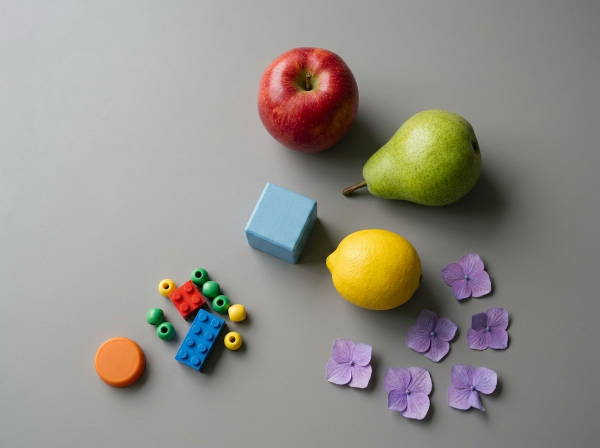
#> input picture M1_1/Imagem1.png, 1200 x 896 px (shown at 1/2 size)
$ python Lab_m1_1.py
#> lines starting #> are read from the running program, lines starting #| are printed output that depends on the picture
import cv2 as cv
import numpy as np
import os
import sys


def carregar_imagem(caminho):
    """Carrega a imagem preservando a quantidade original de canais."""
#> called with caminho = 'Imagem1.png'
    img = cv.imread(caminho, cv.IMREAD_UNCHANGED)
#> img is the input picture: shape (896, 1200, 3); mean B, G, R 137.2, 143.4, 147.2

    if img is None:
        print(f"Erro: Falha na leitura da imagem '{caminho}'.")
        return None

    return img


def quantidade_canais(img):
    if len(img.shape) == 2:
        return 1
    return img.shape[2]


def inspecionar_imagem(img):
    """Inspeção manual das intensidades da imagem."""
    altura = img.shape[0]
#> altura = 896
    largura = img.shape[1]
#> largura = 1200
    canais = quantidade_canais(img)
#> canais = 3
    quantidade_pixels = altura * largura
#> quantidade_pixels = 1075200

    print("\n--- INSPEÇÃO DA IMAGEM ---")
    print(f"Largura: {largura}")
#| Largura: 1200
    print(f"Altura: {altura}")
#| Altura: 896
    print(f"Número de canais: {canais}")
#| Número de canais: 3
    print(f"Tipo: {img.dtype}")
#| Tipo: uint8
    print(f"Quantidade de pixels: {quantidade_pixels}")
#| Quantidade de pixels: 1075200

    if canais == 1:
        minimo = 255
        maximo = 0
        soma = 0

        for i in range(altura):
            for j in range(largura):
                valor = int(img[i, j])

                if valor < minimo:
                    minimo = valor

                if valor > maximo:
                    maximo = valor

                soma += valor

        media = soma / quantidade_pixels

        print(f"Valor mínimo: {minimo}")
        print(f"Valor máximo: {maximo}")
        print(f"Média das intensidades: {media:.2f}")

    elif canais == 3:
        minimos = [255, 255, 255]
        maximos = [0, 0, 0]
        somas = [0, 0, 0]

        for i in range(altura):
            for j in range(largura):
                for canal in range(3):
                    valor = int(img[i, j, canal])

                    if valor < minimos[canal]:
                        minimos[canal] = valor

                    if valor > maximos[canal]:
                        maximos[canal] = valor

                    somas[canal] += valor
#> after the loop, maximos = [255, 248, 255]; minimos = [0, 0, 0]; somas = [147510587, 154229288, 158295950]

        nomes = ["Azul", "Verde", "Vermelho"]

        for canal in range(3):
            media = somas[canal] / quantidade_pixels
            print(
                f"{nomes[canal]} -> mínimo: {minimos[canal]}, "
                f"máximo: {maximos[canal]}, média: {media:.2f}"
            )
#> this loop made 3 passes
#> media on passes 1 to 3: 137.2, 143.4, 147.2
#| Azul -> mínimo: 0, máximo: 255, média: 137.19
#| Verde -> mínimo: 0, máximo: 248, média: 143.44
#| Vermelho -> mínimo: 0, máximo: 255, média: 147.22

        minimo_global = min(minimos)
#> minimo_global = 0
        maximo_global = max(maximos)
#> maximo_global = 255
        media_global = sum(somas) / (quantidade_pixels * 3)
#> media_global = 142.6

        print(f"Valor mínimo global: {minimo_global}")
#| Valor mínimo global: 0
        print(f"Valor máximo global: {maximo_global}")
#| Valor máximo global: 255
        print(f"Média global das intensidades: {media_global:.2f}")
#| Média global das intensidades: 142.62

    else:
        print("Aviso: inspeção detalhada implementada para imagens de 1 ou 3 canais.")


def copiar_imagem_manual(img):
    """Cria uma cópia percorrendo todos os pixels manualmente."""
    altura = img.shape[0]
#> altura = 896
    largura = img.shape[1]
#> largura = 1200
    canais = quantidade_canais(img)
#> canais = 3

    if canais == 1:
        copia = np.zeros((altura, largura), dtype=img.dtype)

        for i in range(altura):
            for j in range(largura):
                copia[i, j] = img[i, j]

    elif canais == 3:
        copia = np.zeros((altura, largura, 3), dtype=img.dtype)

        for i in range(altura):
            for j in range(largura):
                for canal in range(3):
                    copia[i, j, canal] = img[i, j, canal]

    else:
        raise ValueError("A cópia manual está preparada para imagens de 1 ou 3 canais.")

    return copia


def separar_canais_manual(img):
    """Separa B, G e R manualmente, preservando somente um canal por saída."""
    if quantidade_canais(img) != 3:
        raise ValueError("A separação de canais exige uma imagem colorida com 3 canais.")

    altura, largura, _ = img.shape
#> altura = 896; largura = 1200

    canal_b = np.zeros((altura, largura, 3), dtype=np.uint8)
    canal_g = np.zeros((altura, largura, 3), dtype=np.uint8)
    canal_r = np.zeros((altura, largura, 3), dtype=np.uint8)

    for i in range(altura):
        for j in range(largura):
            b = int(img[i, j, 0])
            g = int(img[i, j, 1])
            r = int(img[i, j, 2])

            canal_b[i, j, 0] = b
            canal_g[i, j, 1] = g
            canal_r[i, j, 2] = r
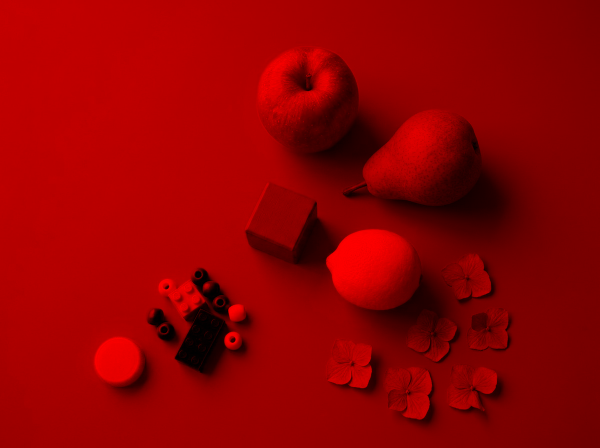
#> canal_r: shape (896, 1200, 3) (shown at 1/2 size); mean B, G, R 0, 0, 147.2

    return canal_b, canal_g, canal_r


def cinza_media_simples(img):
    """Conversão manual para cinza usando (R + G + B) / 3."""
    if quantidade_canais(img) != 3:
        raise ValueError("A conversão para cinza exige uma imagem colorida com 3 canais.")

    altura, largura, _ = img.shape
#> altura = 896; largura = 1200
    resultado = np.zeros((altura, largura), dtype=np.uint8)

    for i in range(altura):
        for j in range(largura):
            b = int(img[i, j, 0])
            g = int(img[i, j, 1])
            r = int(img[i, j, 2])

            valor = round((r + g + b) / 3)
            resultado[i, j] = valor

    return resultado


def cinza_media_ponderada(img):
    """Conversão manual usando 0,299R + 0,587G + 0,114B."""
    if quantidade_canais(img) != 3:
        raise ValueError("A conversão para cinza exige uma imagem colorida com 3 canais.")

    altura, largura, _ = img.shape
#> altura = 896; largura = 1200
    resultado = np.zeros((altura, largura), dtype=np.uint8)

    for i in range(altura):
        for j in range(largura):
            b = int(img[i, j, 0])
            g = int(img[i, j, 1])
            r = int(img[i, j, 2])

            valor = round(0.299 * r + 0.587 * g + 0.114 * b)

            if valor < 0:
                valor = 0
            elif valor > 255:
                valor = 255

            resultado[i, j] = valor

    return resultado


def quantizar_manual(img_cinza, niveis):
    """Quantização uniforme manual para 16, 8, 4 ou 2 níveis."""
    if len(img_cinza.shape) != 2:
        raise ValueError("A quantização exige uma imagem em níveis de cinza.")

    if niveis not in (16, 8, 4, 2):
        raise ValueError("Quantidade de níveis inválida. Use 16, 8, 4 ou 2.")

    altura, largura = img_cinza.shape
    resultado = np.zeros((altura, largura), dtype=np.uint8)

    tamanho_faixa = 256.0 / niveis

    for i in range(altura):
        for j in range(largura):
            valor = int(img_cinza[i, j])

            indice = int(valor / tamanho_faixa)

            if indice >= niveis:
                indice = niveis - 1

            if niveis == 1:
                novo_valor = 0
            else:
                novo_valor = round(indice * 255 / (niveis - 1))

            if novo_valor < 0:
                novo_valor = 0
            elif novo_valor > 255:
                novo_valor = 255

            resultado[i, j] = novo_valor

    return resultado


def contar_niveis(img):
    """Conta manualmente quantos valores diferentes aparecem em uma imagem cinza."""
    presentes = [False] * 256
    altura, largura = img.shape

    for i in range(altura):
        for j in range(largura):
            presentes[int(img[i, j])] = True

    quantidade = 0

    for valor in presentes:
        if valor:
            quantidade += 1

    return quantidade


def executar_testes_minimos():
    """Executa os testes obrigatórios com casos pequenos e previsíveis."""
    pasta = os.path.join("saidas", "testes")
    os.makedirs(pasta, exist_ok=True)

    imagem_teste = carregar_imagem("Imagem3.png")

    if imagem_teste is None:
        print("Aviso: Imagem3.png não encontrada; testes com imagem 2x2 não foram executados.")
        return

    if quantidade_canais(imagem_teste) != 3:
        print("Aviso: Imagem3.png precisa possuir 3 canais para os testes.")
        return

    # 1. Cópia exata dos pixels.
    copia = copiar_imagem_manual(imagem_teste)

    if np.array_equal(imagem_teste, copia):
        print("Teste cópia manual: OK")
    else:
        print("Teste cópia manual: FALHOU")

    cv.imwrite(os.path.join(pasta, "teste_copia.png"), copia)

    # 2. Ordem dos canais.
    b, g, r = separar_canais_manual(imagem_teste)
    cv.imwrite(os.path.join(pasta, "teste_canal_b.png"), b)
    cv.imwrite(os.path.join(pasta, "teste_canal_g.png"), g)
    cv.imwrite(os.path.join(pasta, "teste_canal_r.png"), r)
    print("Teste separação de canais: saídas geradas")

    # 3. Duas versões em níveis de cinza.
    simples = cinza_media_simples(imagem_teste)
    ponderada = cinza_media_ponderada(imagem_teste)

    cv.imwrite(os.path.join(pasta, "teste_gray_average.png"), simples)
    cv.imwrite(os.path.join(pasta, "teste_gray_weighted.png"), ponderada)
    print("Teste conversões para cinza: saídas geradas")

    # 4 e 5. Quantidade de níveis e valores próximos aos limites.
    rampa = np.array([
        [0, 1, 15, 16, 31, 32, 63, 64],
        [95, 96, 127, 128, 191, 192, 254, 255]
    ], dtype=np.uint8)

    for niveis in (16, 8, 4, 2):
        quantizada = quantizar_manual(rampa, niveis)
        quantidade = contar_niveis(quantizada)

        cv.imwrite(
            os.path.join(pasta, f"teste_quant_{niveis}.png"),
            quantizada
        )

        if quantidade <= niveis:
            print(f"Teste quantização {niveis} níveis: OK ({quantidade} níveis presentes)")
        else:
            print(f"Teste quantização {niveis} níveis: FALHOU")


def main():
    pasta_saida = "saidas"
    os.makedirs(pasta_saida, exist_ok=True)

    # Permite trocar a imagem sem alterar o código:
    # python Lab_m1_1.py Imagem2.png
    nome_imagem = sys.argv[1] if len(sys.argv) > 1 else "Imagem1.png"

    img = carregar_imagem(nome_imagem)

    if img is None:
        return

    inspecionar_imagem(img)

    if quantidade_canais(img) != 3:
        print("\nErro: As operações principais do M1.1 exigem uma imagem colorida de 3 canais.")
        return

    print("\n1. Gerando cópia manual...")
    copia = copiar_imagem_manual(img)
    cv.imwrite(f"{pasta_saida}/copy.png", copia)

    print("2. Separando canais manualmente...")
    canal_b, canal_g, canal_r = separar_canais_manual(img)
    cv.imwrite(f"{pasta_saida}/channel_b.png", canal_b)
    cv.imwrite(f"{pasta_saida}/channel_g.png", canal_g)
    cv.imwrite(f"{pasta_saida}/channel_r.png", canal_r)

    print("3. Convertendo para níveis de cinza...")
    gray_average = cinza_media_simples(img)
    gray_weighted = cinza_media_ponderada(img)

    cv.imwrite(f"{pasta_saida}/gray_average.png", gray_average)
    cv.imwrite(f"{pasta_saida}/gray_weighted.png", gray_weighted)

    print("4. Quantizando a imagem em cinza ponderado...")

    for niveis in (16, 8, 4, 2):
        quantizada = quantizar_manual(gray_weighted, niveis)
        cv.imwrite(f"{pasta_saida}/quant_{niveis}.png", quantizada)

    print("5. Executando os testes mínimos...")
    executar_testes_minimos()
#> call 2 of carregar_imagem, with caminho = 'Imagem3.png'
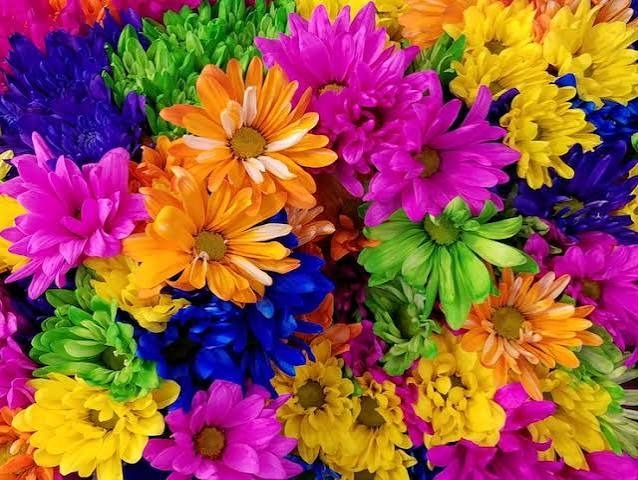
#> input picture Imagem3.png, 638 x 480 px, found by its file name
#> in carregar_imagem, img is the input picture: shape (480, 638, 3); mean B, G, R 72.8, 84.7, 151.4
#> after the loop in separar_canais_manual (call 2), `for i in range(altura):`:
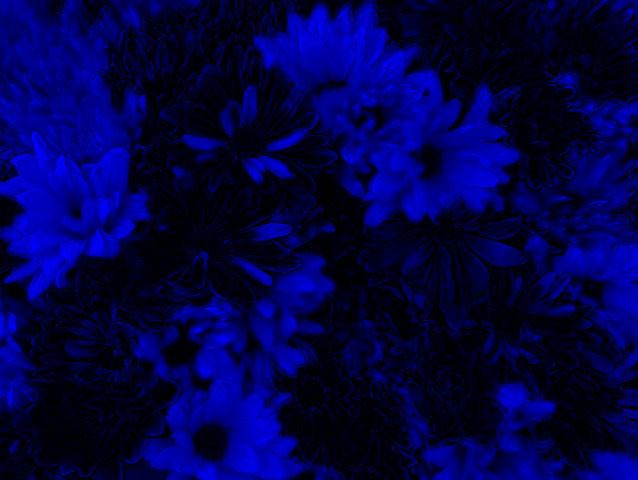
#> canal_b: shape (480, 638, 3); mean B, G, R 72.8, 0, 0
#> after the loop in separar_canais_manual (call 2), `for i in range(altura):`:
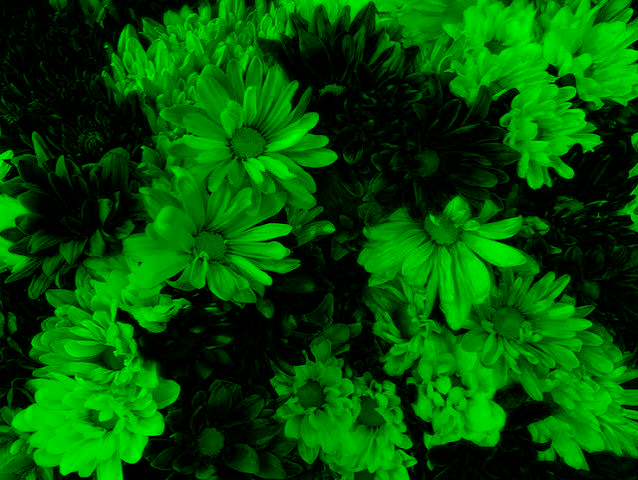
#> canal_g: shape (480, 638, 3); mean B, G, R 0, 84.7, 0
#> after the loop in separar_canais_manual (call 2), `for i in range(altura):`:
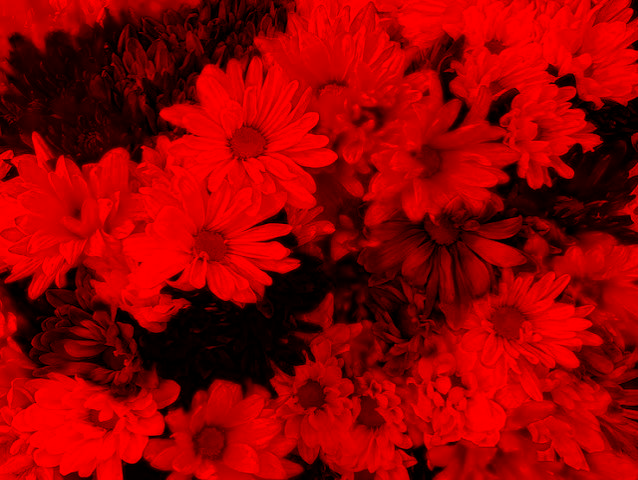
#> canal_r: shape (480, 638, 3); mean B, G, R 0, 0, 151.4
#> after the loop in cinza_media_simples (call 2), `for i in range(altura):`:
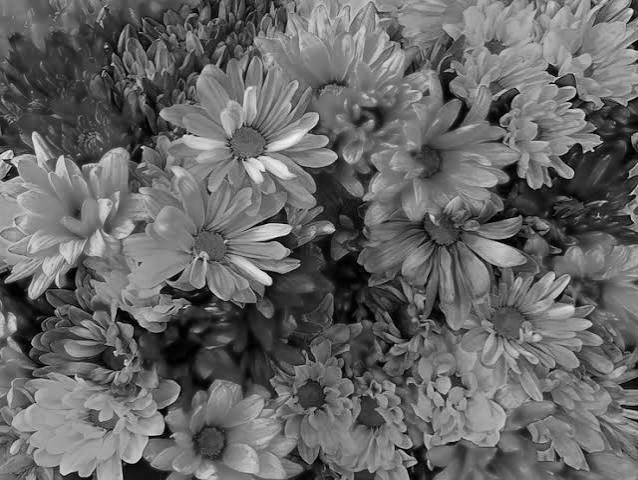
#> resultado: shape (480, 638); min 0, max 244, mean 103
#> after the loop in cinza_media_ponderada (call 2), `for i in range(altura):`:
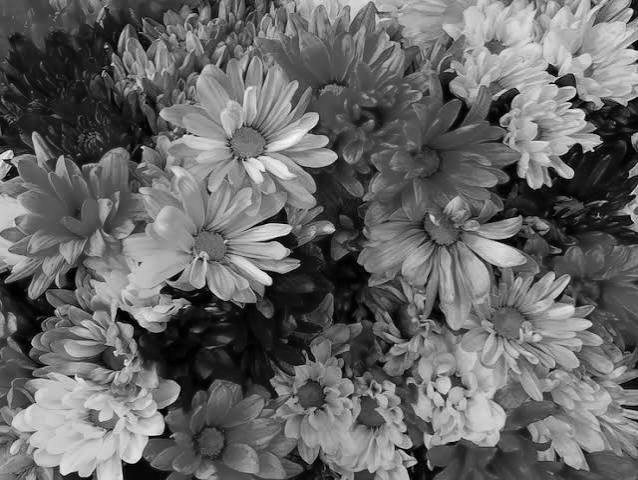
#> resultado: shape (480, 638); min 0, max 248, mean 103.3

    print("\nTodas as operações obrigatórias do Laboratório M1.1 foram concluídas com sucesso!")


if __name__ == "__main__":
    main()
